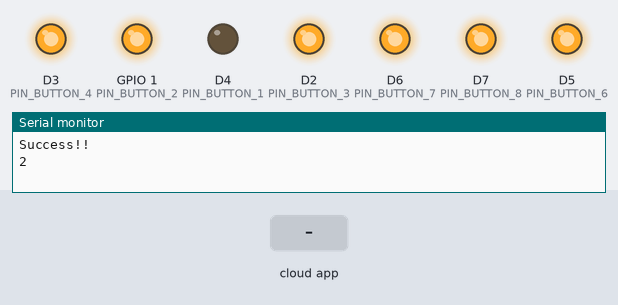
A sketch run on a simulated ESP8266 (NodeMCU). Parts: output pins drawn as LEDs (lit = HIGH), the last lines printed to the serial monitor. The inputs (shaded band) are chosen by the test bench. The RemoteXY app is connected.

Above: at 1.8 s.
1.9 s: the phone or cloud app sets switch_1 to 1
At 4.1 s:
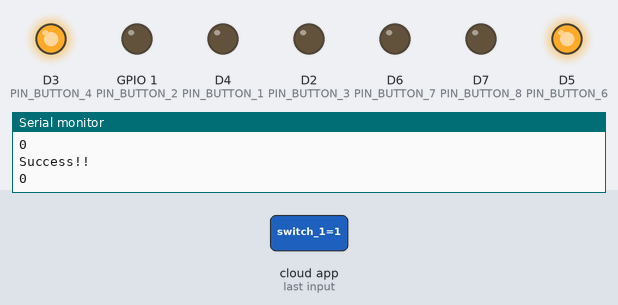
4.5 s: the phone or cloud app sets button_1 to 1
At 6.6 s:
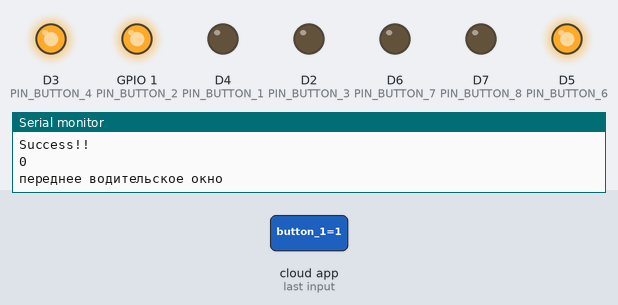
7.5 s: the phone or cloud app sets button_2 to 1
At 9.4 s:
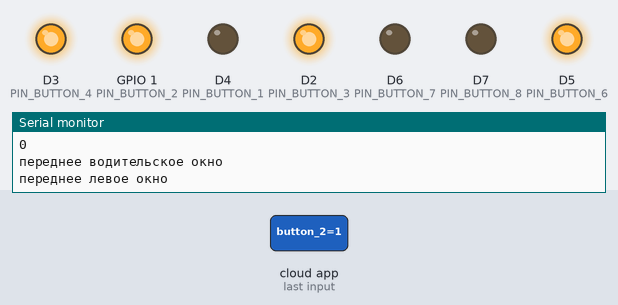
10.5 s: the phone or cloud app sets button_3 to 1
At 12.8 s:
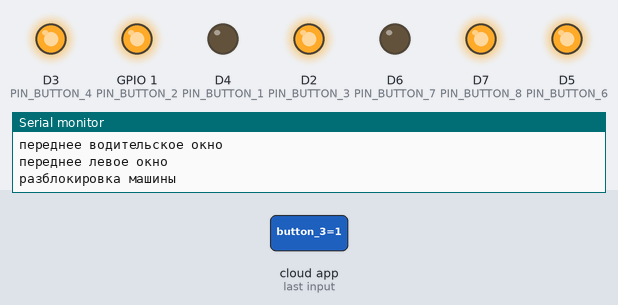
13.5 s: the phone or cloud app sets button_1 to 0
At 15.8 s:
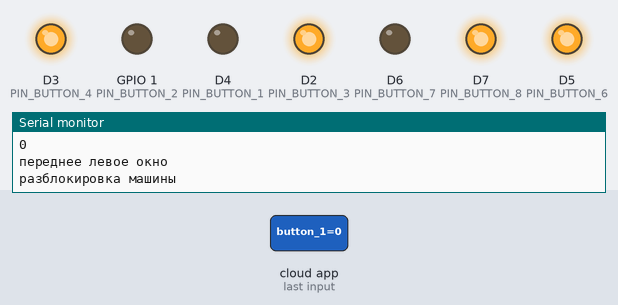
16.5 s: the phone or cloud app sets button_4 to 1
At 19.2 s:
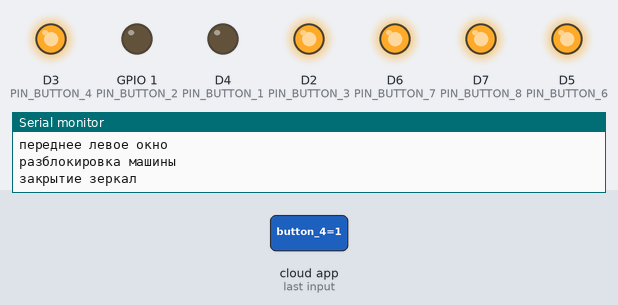
Timing chart, 0 to 20.5 s (numbered marks = the images above; inputs shaded):
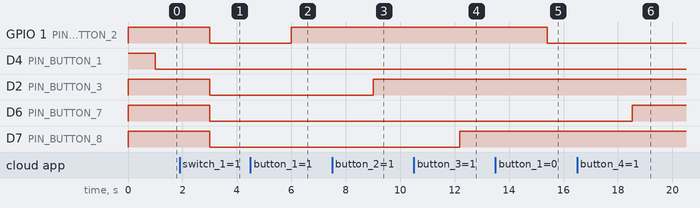

Measured:
- after the input at 1.9 s, GPIO 1 (PIN_BUTTON_2), D2 (PIN_BUTTON_3), D6 (PIN_BUTTON_7), D7 (PIN_BUTTON_8): HIGH → LOW after 1.1 s
- after the input at 4.5 s, GPIO 1 (PIN_BUTTON_2): LOW → HIGH after 1.5 s
- after the input at 7.5 s, D2 (PIN_BUTTON_3): LOW → HIGH after 1.5 s
- after the input at 10.5 s, D7 (PIN_BUTTON_8): LOW → HIGH after 1.7 s
- after the input at 13.5 s, GPIO 1 (PIN_BUTTON_2): HIGH → LOW after 1.9 s
- after the input at 16.5 s, D6 (PIN_BUTTON_7): LOW → HIGH after 2.0 s

The sketch:

gotoviy_dovodchik2________________________________.url.ino
```cpp
#define REMOTEXY_MODE__ESP8266WIFI_LIB_POINT
#include <ESP8266WiFi.h>
#include <ESP8266Ping.h>
#include <ESP8266WebServer.h>
#include <RemoteXY.h>

// настройки соединения
#define REMOTEXY_WIFI_SSID "Car-kit-wifi"
#define REMOTEXY_WIFI_PASSWORD "19720708"
#define REMOTEXY_SERVER_PORT 6377


extern "C" {
#include "user_interface.h"
uint8 wifi_softap_get_station_num(void);
}

const IPAddress remote_ip(192, 168, 4, 2);


// легенда
// //d10 переднее водительское окно
//d2  переднее левое окно

//d3 заднее левое
//d4  заднее правое

// d5 вблокировка дверей.

// d6 закрытие зеркал.

// d7 разблокировка двери


// конфигурация интерфейса
#pragma pack(push, 1)

uint32_t myTimer1;
uint32_t starttrigger;
uint32_t myTimer2;
uint32_t triger;
uint32_t sterttrigger;
uint32_t schetchik_vklucheniy;
uint32_t wifitrigger;
bool flag;


uint8_t RemoteXY_CONF[] =
  { 255,5,0,0,0,60,0,13,13,1,
  2,0,19,5,22,11,2,26,31,31,
  79,78,0,79,70,70,0,1,0,7,
  24,12,12,2,31,88,0,1,0,39,
  24,12,12,2,31,88,0,1,0,7,
  47,12,12,2,31,88,0,1,0,39,
  47,12,12,2,31,88,0 };


// структура определяет все переменные и события вашего интерфейса управления
struct {

    // input variables
  uint8_t switch_1; // =1 если переключатель включен и =0 если отключен
  uint8_t button_1; // =1 если кнопка нажата, иначе =0
  uint8_t button_2; // =1 если кнопка нажата, иначе =0
  uint8_t button_3; // =1 если кнопка нажата, иначе =0
  uint8_t button_4; // =1 если кнопка нажата, иначе =0

    // other variable
  uint8_t connect_flag;  // =1 if wire connected, else =0
 // uint8_t RemoteXY_isConnected ()
} RemoteXY;
#pragma pack(pop)
//int state = RemoteXY_isConnected();
/////////////////////////////////////////////
//           END RemoteXY include          //
/////////////////////////////////////////////

#define PIN_BUTTON_1 LED_BUILTIN
#define PIN_BUTTON_2 D10
#define PIN_BUTTON_3 D2
#define PIN_BUTTON_4 D3
#define PIN_BUTTON_5 D4
#define PIN_BUTTON_6 D5
#define PIN_BUTTON_7 D6
#define PIN_BUTTON_8 D7  //

#define PIN_BUTTON_10 D9


void setup()
{
  RemoteXY_Init ();

  pinMode (PIN_BUTTON_1, OUTPUT);
  pinMode (PIN_BUTTON_2, OUTPUT);
  pinMode (PIN_BUTTON_3, OUTPUT);
  pinMode (PIN_BUTTON_4, OUTPUT);
  pinMode (PIN_BUTTON_5, OUTPUT);
  pinMode (PIN_BUTTON_6, OUTPUT);
  pinMode (PIN_BUTTON_7, OUTPUT);
  pinMode (PIN_BUTTON_8, OUTPUT);

  pinMode (PIN_BUTTON_10, INPUT); // пин для датчика включения двигателя
  digitalWrite(PIN_BUTTON_1, HIGH); //устанавливаем в higt т.к. модули релле ардуно работаю на вуключения от притягивания к нулю
  digitalWrite(PIN_BUTTON_2, HIGH);
  digitalWrite(PIN_BUTTON_3, HIGH);
  digitalWrite(PIN_BUTTON_4, HIGH);
  digitalWrite(PIN_BUTTON_5, HIGH);
  digitalWrite(PIN_BUTTON_6, HIGH);
  digitalWrite(PIN_BUTTON_7, HIGH);
  digitalWrite(PIN_BUTTON_8, HIGH);

  // TODO you setup code
  myTimer1 = 0;
  myTimer2 = 0;
  schetchik_vklucheniy = 0;
  starttrigger = 0;
  //digitalWrite (PIN_BUTTON_1, LOW);
  Serial.begin(9600);
}


// переменная хранения времени (unsigned long)

void loop() {
//Serial.println(millis());
  //Serial.println(wifi_softap_get_station_num());количество подключённых клиентов в вифи
  //Serial.println(triger);
  RemoteXY_Handler ();
  if (RemoteXY.switch_1!=0) {     // главный рычаГ РУЧНОГО/АВТО РЕЖИМА
    triger = 0;
    //myTimer2 = millis();
  } else {
    triger = 2;

  }


  if(Ping.ping(remote_ip)) {      //задание триггера, который отслеживает пинг до цели,
    Serial.println("Success!!");
    wifitrigger = 1;
    sterttrigger = 1;
  } else {
    Serial.println("пинга нет, только что запустилась программа");
      if (sterttrigger == 1){

        Serial.println("пинга нет, программа была запущена давно, запускаю доводчик");
        sterttrigger = 2; //


      }
    wifitrigger = 0;
  }


  Serial.println(triger);


  if (wifi_softap_get_station_num() == 1){        // если кто то подключён, то выводим на печать в монитор количество подключений, и выводи на плату синий огонёк, с учётом того, что low на плате это high в коде
    digitalWrite (PIN_BUTTON_1, HIGH);
    //Serial.println(wifi_softap_get_station_num());
    myTimer1 = millis();
   // schetchik_vklucheniy = 0;
  }
  else {
    digitalWrite (PIN_BUTTON_1, LOW);
    myTimer2 = millis();


  }


  if (triger == 0){
    if (RemoteXY.button_1!=0){
      digitalWrite (PIN_BUTTON_2, HIGH); //d10 переднее водительское окно
      Serial.println("переднее водительское окно");
    }else{
      digitalWrite (PIN_BUTTON_2, LOW);
    }

  }
  if (triger == 0){
    if (RemoteXY.button_2!=0){
      digitalWrite (PIN_BUTTON_3, HIGH); //d2  переднее левое окно
      Serial.println("переднее левое окно");
    }else{
      digitalWrite (PIN_BUTTON_3, LOW);
    }

  }
  if (triger == 0){
    if (RemoteXY.button_3!=0){
      digitalWrite (PIN_BUTTON_8, HIGH); //d7 разблокировка машины
      Serial.println("разблокировка машины ");
    }else{
      digitalWrite (PIN_BUTTON_8, LOW);
    }

  }
  if (triger == 0){
    if (RemoteXY.button_4!=0){
      digitalWrite (PIN_BUTTON_7, HIGH); //d6 закрытие зеркал
      Serial.println("закрытие зеркал ");
    }else{
      digitalWrite (PIN_BUTTON_7, LOW);
    }

  }
  if (triger == 2 && wifitrigger == 0 && 0>myTimer2 - myTimer1 > 10000 && sterttrigger == 2){ //проверика по главному выелючателю на интерфейсе, включен ли он, проверка по триггеру пинга, проверка сколько прошло времени
      //digitalWrite (PIN_BUTTON_1, HIGH);
      Serial.println("прошло 10 секудн с тех пор как ты отключился даун"); //d10 переднее водительское окно
      Serial.println(myTimer2 ,myTimer1);
      //Сдесь нужно написать что начинать делать
      digitalWrite (PIN_BUTTON_2, LOW);  //d10 переднее водительское окно
      sterttrigger = 3;
  }
  if (triger == 2 && wifitrigger == 0 && 10000>myTimer2 - myTimer1 > 15000 && sterttrigger == 3){ //проверика по главному выелючателю на интерфейсе, включен ли он, проверка по триггеру пинга, проверка сколько прошло времени
      //digitalWrite (PIN_BUTTON_1, HIGH);
      Serial.println("прошло 15 секудн с тех пор как ты отключился даун");
      Serial.println(myTimer2 ,myTimer1);
      //Сдесь нужно написать что начинать делать
      digitalWrite (PIN_BUTTON_3, LOW);  //d2 довод окон вверх
      digitalWrite (PIN_BUTTON_2, HIGH); //d10 завершаем довод окпереднее водительское окно
      sterttrigger = 4;
  }
  if (triger == 2 && wifitrigger == 0 && 15000>myTimer2 - myTimer1 > 20000 && sterttrigger == 4){ //проверика по главному выелючателю на интерфейсе, включен ли он, проверка по триггеру пинга, проверка сколько прошло времени
      //digitalWrite (PIN_BUTTON_1, HIGH);
      Serial.println("прошло 20 секудн с тех пор как ты отключился даун");
      Serial.println(myTimer2);
      Serial.println(myTimer1);
      //Сдесь нужно написать что начинать делать
      digitalWrite (PIN_BUTTON_4, LOW);   //d3 довод окон вверх
      digitalWrite (PIN_BUTTON_3, HIGH); // d2завершаем довод окна
      sterttrigger = 5;
  }
  if (triger == 2 && wifitrigger == 0 && 20000>myTimer2 - myTimer1 > 25000 && sterttrigger == 5){ //проверика по главному выелючателю на интерфейсе, включен ли он, проверка по триггеру пинга, проверка сколько прошло времени
      //digitalWrite (PIN_BUTTON_1, HIGH);
      Serial.println("прошло 25 секудн с тех пор как ты отключился даун");
      Serial.println(myTimer2 ,myTimer1);
      //Сдесь нужно написать что начинать делать
      digitalWrite (PIN_BUTTON_5, LOW);    //d4 довод окон вверх
      digitalWrite (PIN_BUTTON_4, HIGH); // d3 завершаем довод окна
      sterttrigger = 6;
  }

  if (triger == 2 && wifitrigger == 0 && 25000>myTimer2 - myTimer1 > 30000 && sterttrigger == 6){ //проверика по главному выелючателю на интерфейсе, включен ли он, проверка по триггеру пинга, проверка сколько прошло времени
      //digitalWrite (PIN_BUTTON_1, HIGH);
      Serial.println("прошло 30 секудн с тех пор как ты отключился даун");
      Serial.println(myTimer2 ,myTimer1);
      //Сдесь нужно написать что начинать делать
      digitalWrite (PIN_BUTTON_6, LOW);    //d5 блокировка дверей.
      sterttrigger = 7;
      digitalWrite (PIN_BUTTON_5, HIGH);  //d4 довод окон вверх
  }
   if (triger == 2 && wifitrigger == 0 && 30000>myTimer2 - myTimer1 > 35000 && sterttrigger == 7){ //проверика по главному выелючателю на интерфейсе, включен ли он, проверка по триггеру пинга, проверка сколько прошло времени
      //digitalWrite (PIN_BUTTON_1, HIGH);
      Serial.println("прошло 35 секудн с тех пор как ты отключился даун");
      Serial.println(myTimer2 ,myTimer1);
      //Сдесь нужно написать что начинать делать
      digitalWrite (PIN_BUTTON_6, HIGH);    //d5 отжимаем кнопку блокировки двери
      digitalWrite (PIN_BUTTON_7, LOW);   //d6 кнопка закрытия зеркал

  }
   if (triger == 2 && wifitrigger == 0 && 35000>myTimer2 - myTimer1 > 40000 && sterttrigger == 7){ //проверика по главному выелючателю на интерфейсе, включен ли он, проверка по триггеру пинга, проверка сколько прошло времени
      //digitalWrite (PIN_BUTTON_1, HIGH);
      Serial.println("прошло 40 секудн с тех пор как ты отключился даун");
      Serial.println(myTimer2 ,myTimer1);
      //Сдесь нужно написать что начинать делать

      digitalWrite (PIN_BUTTON_7, HIGH); //d6 кнопка закрытия зерка
      sterttrigger = 0;
  }
}
```
